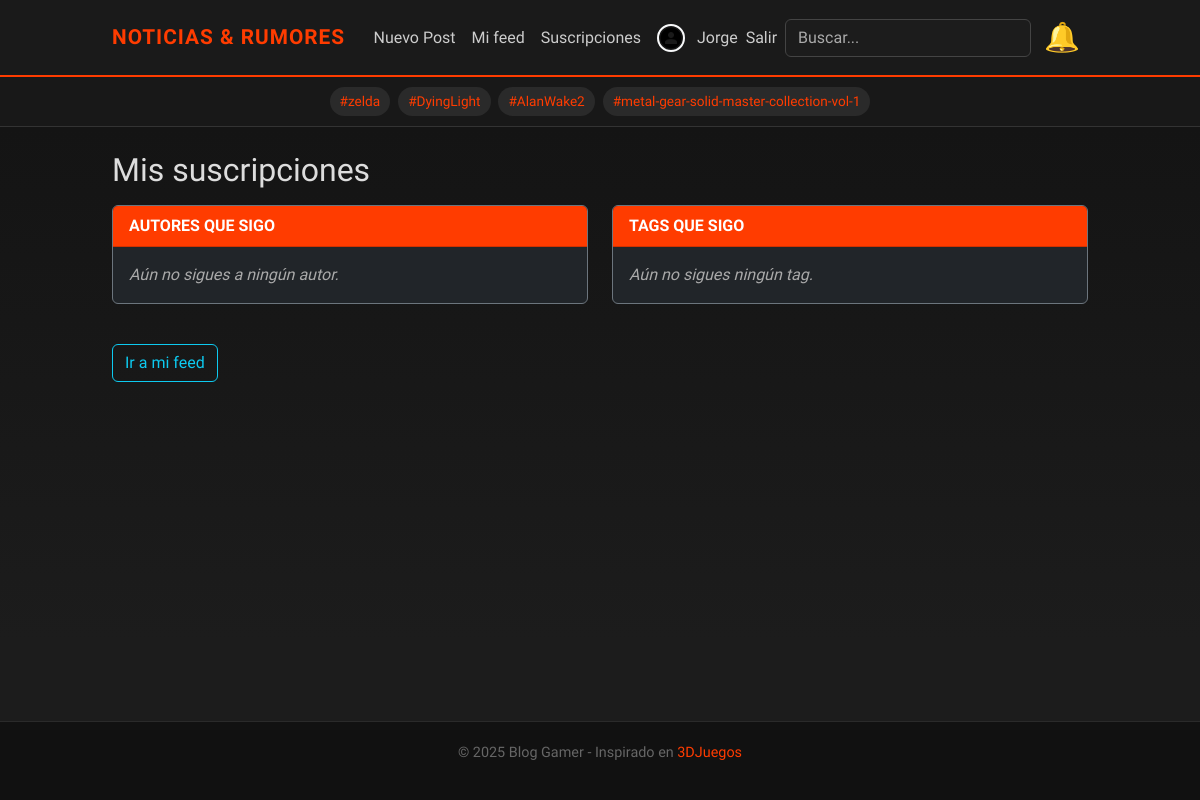
The app's page /suscripciones/ (signed in), older data.
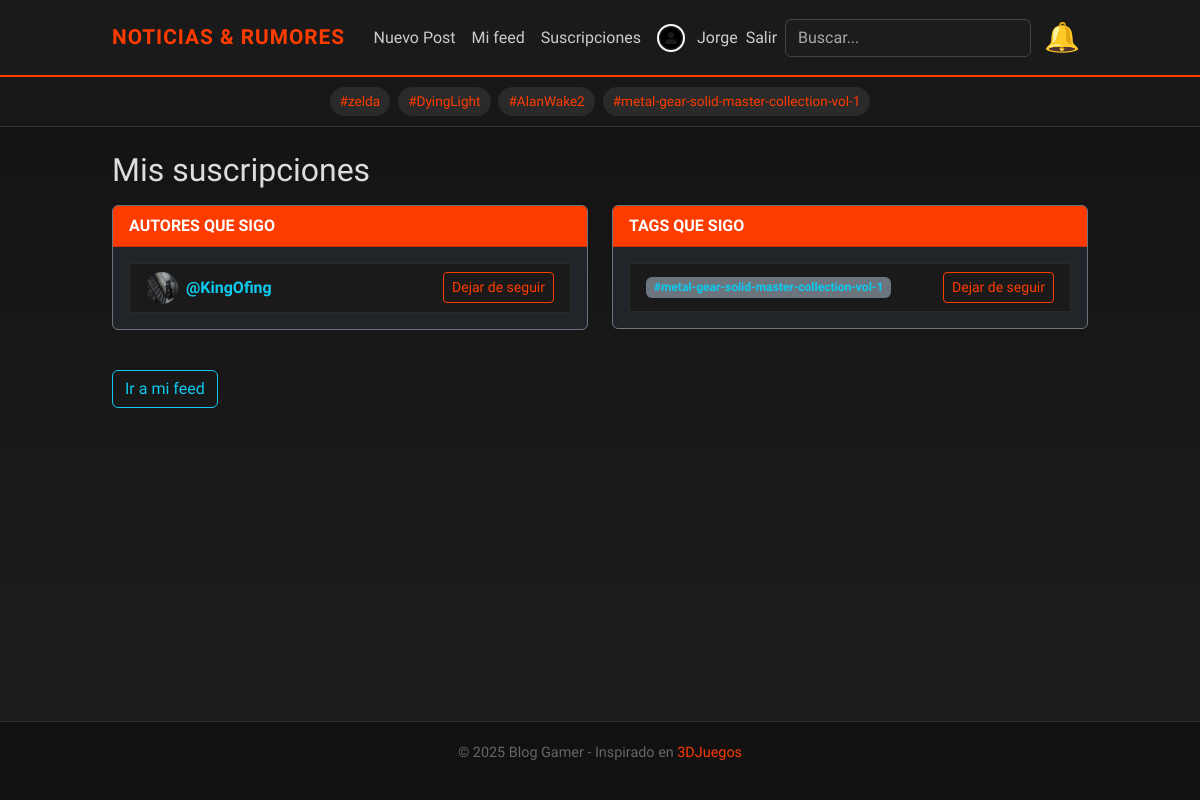
The same page, newer data.
### blog/models.py (models this page shows, shortened)
class Subscription(models.Model):
    user = models.ForeignKey(User, on_delete=models.CASCADE, related_name="subscriptions")
    author = models.ForeignKey(User, on_delete=models.CASCADE, null=True, blank=True, related_name="author_followers")
    tag = models.ForeignKey(Tag, on_delete=models.CASCADE, null=True, blank=True, related_name="tag_followers")
    created_at = models.DateTimeField(auto_now_add=True)
    class Meta:
        constraints = [
            models.UniqueConstraint(
                fields=["user", "author"], condition=Q(tag__isnull=True),
                name="uniq_user_author_subscription"
            ),
            models.UniqueConstraint(
                fields=["user", "tag"], condition=Q(author__isnull=True),
                name="uniq_user_tag_subscription"
            ),
            models.CheckConstraint(
                check=(
                    (Q(author__isnull=False) & Q(tag__isnull=True)) |
                    (Q(author__isnull=True) & Q(tag__isnull=False))
                ),
                name="one_target_either_author_or_tag"
            ),
        ]

class Profile(models.Model):
    user = models.OneToOneField(User, on_delete=models.CASCADE, related_name='profile')
    avatar = models.ImageField(upload_to='avatars/', blank=True, null=True)
    bio = models.TextField(blank=True, verbose_name="Biografía")
    name = models.CharField(
        max_length=100, blank=True, null=True,
        verbose_name="Nombre completo",
        help_text="Tu nombre real o el que quieras mostrar públicamente."
    )
    phone = models.CharField(
        max_length=20, blank=True, null=True,
        verbose_name="Teléfono",
        help_text="Número de contacto (opcional)."
    )
    location = models.CharField(
        max_length=100, blank=True, null=True,
        verbose_name="Ubicación",
        help_text="Ciudad o país donde te encuentras."
    )
    interests = models.CharField(
        max_length=255, blank=True, null=True,
        verbose_name="Intereses",
        help_text="Ej: Programación, Música, Deportes..."
    )

### blog/views_subscriptions.py (the view)
# urls.py: path("suscripciones/", subs.my_subscriptions, name="my_subscriptions"),
@login_required
def my_subscriptions(request):
    subs = Subscription.objects.filter(user=request.user).select_related("author", "tag")
    author_subs = subs.filter(author__isnull=False)
    tag_subs = subs.filter(tag__isnull=False)
    return render(request, "subscriptions/my_subscriptions.html", {
        "author_subs": author_subs,
        "tag_subs": tag_subs,
    })

### blog/context_processors.py (called while the page is built)
def unread_notifications(request):
    if request.user.is_authenticated:
        return {
            "unread_count": request.user.notifications.filter(is_read=False).count(),
            "notifications": request.user.notifications.all().order_by("-created_at")[:8],
        }
    return {"unread_count": 0, "notifications": []}

def global_tags(request):
    return {"all_tags": Tag.objects.all()[:15]}

def latest_notifications(request):
    if request.user.is_authenticated:
        return {
            "notifications": request.user.notifications.all().order_by("-created_at")[:8]
        }
    return {"notifications": []}

### blog/templates/subscriptions/my_subscriptions.html (shortened to what this page needs)
{% extends "base.html" %}
{% load static %}
{% block content %}
<h2 class="mb-3">Mis suscripciones</h2>
<div class="row">
  <div class="col-12 col-lg-6 mb-4">
    <div class="card bg-dark border-secondary">
      <div class="card-header">
        <strong>Autores que sigo</strong>
      </div>
      <div class="card-body">
        {% if author_subs %}
          <ul class="list-group list-group-flush">
            {% for s in author_subs %}
              <li class="list-group-item bg-dark text-light d-flex align-items-center justify-content-between">
                <div class="d-flex align-items-center gap-2">
                  {% if s.author.profile.avatar %}
                    <img src="{{ s.author.profile.avatar.url }}" width="32" height="32" class="rounded-circle" alt="">
                  {% else %}
                    <img src="{% static 'img/default-avatar.png' %}" width="32" height="32" class="rounded-circle" alt="">
                  {% endif %}
                  <a class="text-info fw-bold" href="{% url 'blog:profile_detail' s.author.username %}">
                    @{{ s.author.username }}
                  </a>
                </div>
                <form method="post" action="{% url 'blog:unsubscribe_author' s.author.username %}">
                  <button class="btn btn-sm btn-outline-danger">Dejar de seguir</button>
                </form>
              </li>
            {% endfor %}
          </ul>
        {% else %}
          <p class="text-muted m-0">Aún no sigues a ningún autor.</p>
        {% endif %}
      </div>
    </div>
  </div>
  <div class="col-12 col-lg-6 mb-4">
    <div class="card bg-dark border-secondary">
      <div class="card-header">
        <strong>Tags que sigo</strong>
      </div>
      <div class="card-body">
        {% if tag_subs %}
          <ul class="list-group list-group-flush">
            {% for s in tag_subs %}
              <li class="list-group-item bg-dark text-light d-flex align-items-center justify-content-between">
                <a class="badge text-bg-secondary text-decoration-none" href="{% url 'blog:post_by_tag' s.tag.slug %}">
                  #{{ s.tag.name }}
                </a>
                <form method="post" action="{% url 'blog:unsubscribe_tag' s.tag.slug %}">
                  <button class="btn btn-sm btn-outline-danger">Dejar de seguir</button>
                </form>
              </li>
            {% endfor %}
          </ul>
        {% else %}
          <p class="text-muted m-0">Aún no sigues ningún tag.</p>
        {% endif %}
      </div>
    </div>
  </div>
</div>
<div class="mt-3">
  <a class="btn btn-outline-info" href="{% url 'blog:my_personal_feed' %}">Ir a mi feed</a>
</div>
{% endblock %}

### blog/templates/base.html (shortened to what this page needs)
<!doctype html>
<html lang="es">
<head>
  {% load static %}
  <link rel="stylesheet" href="{% static 'css/style.css' %}?v=11">
  <link href="https://cdn.jsdelivr.net/npm/bootstrap@5.3.3/dist/css/bootstrap.min.css" rel="stylesheet">
</head>
<body>
<nav class="navbar navbar-expand-lg navbar-dark">
  <div class="container">
    <a class="navbar-brand" href="{% url 'blog:post_list' %}">Noticias & Rumores</a>
    <div class="collapse navbar-collapse" id="navbarNav">
      <ul class="navbar-nav ms-auto align-items-center">
        {% if user.is_authenticated %}
          <li class="nav-item"><a class="nav-link" href="{% url 'blog:post_create' %}">Nuevo Post</a></li>
          <li class="nav-item"><a class="nav-link" href="{% url 'blog:my_personal_feed' %}">Mi feed</a></li>
          <li class="nav-item"><a class="nav-link" href="{% url 'blog:my_subscriptions' %}">Suscripciones</a></li>
          <li class="nav-item">
            <a class="nav-link d-flex align-items-center" href="{% url 'blog:profile' %}">
              <img src="{% if user.profile.avatar %}{{ user.profile.avatar.url }}{% else %}{% static 'img/default-avatar.png' %}{% endif %}"
                  alt="avatar"
                  width="28" height="28"
                  class="rounded-circle border border-2 border-light me-2">
              <span class="ms-1">{{ user.username }}</span>
            </a>
          </li>
          <li class="nav-item">
            <form method="post" action="{% url 'blog:logout' %}" style="display:inline;">
              <button type="submit" class="nav-link btn btn-link p-0" style="color:#ccc; text-decoration:none;">Salir</button>
            </form>
          </li>
        {% else %}
          <li class="nav-item"><a class="nav-link" href="{% url 'blog:login' %}">Entrar</a></li>
          <li class="nav-item"><a class="nav-link" href="{% url 'blog:signup' %}">Crear cuenta</a></li>
        {% endif %}
        <li class="nav-item">
          <form class="d-flex ms-2" method="get" action="{% url 'blog:search' %}">
            <input class="form-control" type="search" name="q" placeholder="Buscar...">
          </form>
        </li>
        <li class="nav-item">
          <div class="dropdown">
            <a href="#" class="nav-link notif-bell position-relative" id="notifDropdown"
               data-bs-toggle="dropdown" aria-expanded="false">
              🔔
            </a>
          </div>
        </li>
      </ul>
    </div>
  </div>
</nav>
<div class="tags-bar text-center">
  {% for tag in all_tags %}
    {% if tag.slug %}
      <a href="{% url 'blog:post_by_tag' tag.slug %}">#{{ tag.name }}</a>
    {% endif %}
  {% empty %}
    <span class="text-muted">No hay tags todavía</span>
  {% endfor %}
</div>
<div class="container mt-4">
  {% block content %}{% endblock %}
</div>
<footer>
  <div class="container">
    <p>&copy; {{ year|default:2025 }} Blog Gamer - Inspirado en
      <a href="https://www.3djuegos.com/" target="_blank">3DJuegos</a>
    </p>
  </div>
</footer>
</body>
</html>

Row changes from the older to the newer data that the page shows:
added Subscription: author.profile.avatar (picture), author.username "KingOfing", shown under "Mis suscripciones"
added Subscription: tag.name "metal-gear-solid-master-collection-vol-1"
Text that changed along with them:
text no longer shown: "Aún no sigues a ningún autor. Aún no sigues ningún tag."
